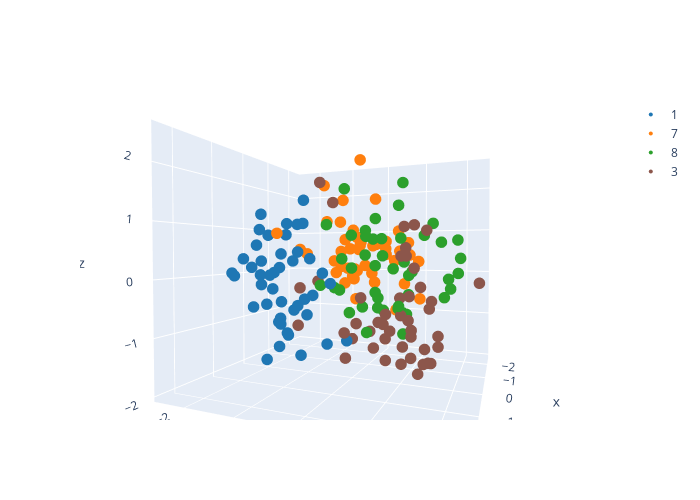

Write notebook code for a chart like this one.
### Markdown cell above
##### 3d
---
三次元に分布をさせてみましょう．

- *target_dims*: 可視化対象の次元番号のリスト

---

### Code cell
# ----- adjustable parameters ----- #
target_dims = [0, 1, 2]
# --------------------------------- #

trace = []
for i in range(len(numbers)):
    m = latents[labels==numbers[i]]
    _x = m[:, target_dims[0]] 
    _y = m[:, target_dims[1]]
    _z = m[:, target_dims[2]]
    trace.append(go.Scatter3d(x=_x, y=_y, z=_z, mode="markers", name=f"{numbers[i]}", 
                              marker = dict(size=4, color=colors[i])))
layout = go.Layout(width=700, height=500)    
data = trace
fig = dict(data=data, layout=layout)
iplot(fig)
